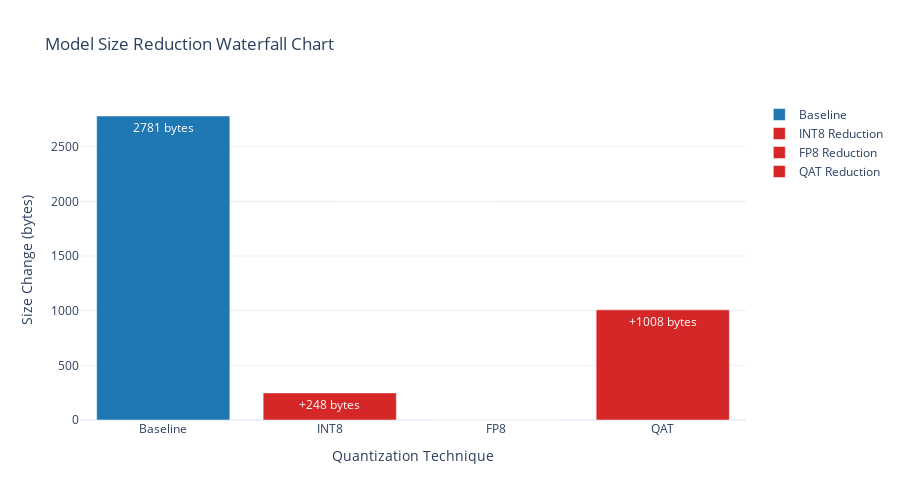

Notebook cell for this chart:
### Code cell
# Size Reduction Waterfall Chart
def create_size_reduction_waterfall():
    """Create waterfall chart showing size reduction progression"""
    
    # Calculate size reductions
    baseline_size = quant_data['baseline']['model_size_bytes']
    size_reductions = []
    cumulative_sizes = [baseline_size]
    
    techniques = ['baseline', 'int8', 'fp8', 'qat']
    for technique in techniques[1:]:  # Skip baseline
        current_size = quant_data[technique]['model_size_bytes']
        reduction = baseline_size - current_size
        size_reductions.append(reduction)
        cumulative_sizes.append(current_size)
    
    # Create waterfall chart
    fig = go.Figure()
    
    # Add baseline bar
    fig.add_trace(go.Bar(
        x=['Baseline'],
        y=[baseline_size],
        name='Baseline',
        marker_color='#1f77b4',
        text=[f"{baseline_size} bytes"],
        textposition='auto'
    ))
    
    # Add reduction bars
    for i, technique in enumerate(techniques[1:]):
        reduction = size_reductions[i]
        fig.add_trace(go.Bar(
            x=[technique.upper()],
            y=[-reduction],  # Negative for reduction
            name=f'{technique.upper()} Reduction',
            marker_color='#ff7f0e' if reduction > 0 else '#d62728',
            text=[f"-{reduction} bytes" if reduction > 0 else f"+{abs(reduction)} bytes"],
            textposition='auto'
        ))
    
    fig.update_layout(
        title="Model Size Reduction Waterfall Chart",
        xaxis_title="Quantization Technique",
        yaxis_title="Size Change (bytes)",
        height=500,
        font=dict(size=12)
    )
    
    return fig

# Create and display
waterfall_fig = create_size_reduction_waterfall()
waterfall_fig.show()

# Display size reduction analysis
print("\n📊 Size Reduction Analysis:")
baseline_size = quant_data['baseline']['model_size_bytes']
for technique, metrics in quant_data.items():
    if technique != 'baseline':
        size = metrics['model_size_bytes']
        reduction = baseline_size - size
        reduction_pct = (reduction / baseline_size) * 100
        print(f"{technique.upper()}: {size} bytes ({reduction_pct:+.1f}% vs baseline)")

### Figure 1 — Plotly figure (JSON) as saved in the notebook; plotly's stock layout.template omitted (floating-point values rounded to 4 significant figures)
{"data": [{"marker": {"color": "#1f77b4"}, "name": "Baseline", "text": ["2781 bytes"], "textposition": "auto", "type": "bar", "x": ["Baseline"], "y": [2781]}, {"marker": {"color": "#d62728"}, "name": "INT8 Reduction", "text": ["+248 bytes"], "textposition": "auto", "type": "bar", "x": ["INT8"], "y": [248]}, {"marker": {"color": "#d62728"}, "name": "FP8 Reduction", "text": ["+0 bytes"], "textposition": "auto", "type": "bar", "x": ["FP8"], "y": [0]}, {"marker": {"color": "#d62728"}, "name": "QAT Reduction", "text": ["+1008 bytes"], "textposition": "auto", "type": "bar", "x": ["QAT"], "y": [1008]}], "layout": {"font": {"size": 12}, "height": 500, "title": {"text": "Model Size Reduction Waterfall Chart"}, "xaxis": {"title": {"text": "Quantization Technique"}}, "yaxis": {"title": {"text": "Size Change (bytes)"}}}}
